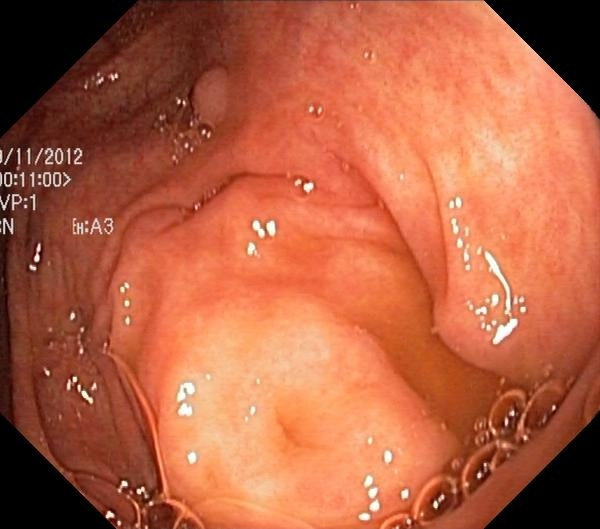
#> input picture evaluation_results_enhanced/images/cju76o55nymqd0871h31sph9w.jpg, 600 x 529 px; its folder holds 4 pictures in this run
$ python prepare_kvasir_yolo.py
#> lines starting #> are read from the running program, lines starting #| are printed output that depends on the picture; after the words box and inside, x2 and y2 are one past the last pixel; in counts of white or black regions, pixels touching at a corner belong together
import argparse
import os
import random
from pathlib import Path
from typing import List, Tuple

import cv2
import numpy as np
from tqdm import tqdm


def list_images(images_dir: Path) -> List[Path]:
    exts = {".jpg", ".jpeg", ".png"}
    files = [p for p in images_dir.iterdir() if p.suffix.lower() in exts]
    files.sort()
    return files


def split_dataset(files: List[Path], train_ratio: float, val_ratio: float, seed: int) -> Tuple[List[Path], List[Path], List[Path]]:
    random.Random(seed).shuffle(files)
    n = len(files)
    n_train = int(n * train_ratio)
    n_val = int(n * val_ratio)
    train_files = files[:n_train]
    val_files = files[n_train:n_train + n_val]
    test_files = files[n_train + n_val:]
    return train_files, val_files, test_files


def ensure_dir(path: Path) -> None:
    path.mkdir(parents=True, exist_ok=True)


def mask_to_yolo_box(mask: np.ndarray) -> List[List[float]]:
    # Single class (polyp). If any foreground exists, compute bbox from contours
    contours, _ = cv2.findContours(mask, cv2.RETR_EXTERNAL, cv2.CHAIN_APPROX_SIMPLE)
    boxes = []
    if not contours:
        return boxes
    h, w = mask.shape[:2]
    for cnt in contours:
        if cv2.contourArea(cnt) <= 0:
            continue
        x, y, bw, bh = cv2.boundingRect(cnt)
        cx = (x + x + bw) / 2.0 / w
        cy = (y + y + bh) / 2.0 / h
        nw = bw / w
        nh = bh / h
        boxes.append([0, cx, cy, nw, nh])
    return boxes


def polygon_from_mask(mask: np.ndarray) -> List[np.ndarray]:
    # Returns list of Nx2 polygons (float32)
    contours, _ = cv2.findContours(mask, cv2.RETR_EXTERNAL, cv2.CHAIN_APPROX_SIMPLE)
    polys = []
    for cnt in contours:
        if cv2.contourArea(cnt) <= 1.0:
            continue
        cnt = cnt.squeeze(1)
        if cnt.ndim != 2 or cnt.shape[0] < 3:
            continue
        polys.append(cnt.astype(np.float32))
    return polys


def write_yolo_detection(label_path: Path, boxes: List[List[float]]) -> None:
    if not boxes:
        label_path.write_text("")
        return
    lines = ["{} {:.6f} {:.6f} {:.6f} {:.6f}".format(int(c), x, y, w, h) for c, x, y, w, h in boxes]
    label_path.write_text("\n".join(lines) + "\n")


def write_yolo_segmentation(label_path: Path, polys: List[np.ndarray], img_w: int, img_h: int) -> None:
    # YOLOv8/11 segmentation: class_id x1 y1 x2 y2 ... normalized
    lines = []
    for poly in polys:
        if poly.shape[0] < 3:
            continue
        x = poly[:, 0] / img_w
        y = poly[:, 1] / img_h
        coords = np.stack([x, y], axis=1).reshape(-1)
        coords = np.clip(coords, 0.0, 1.0)
        line = "0 " + " ".join([f"{v:.6f}" for v in coords.tolist()])
        lines.append(line)
    if not lines:
        label_path.write_text("")
    else:
        label_path.write_text("\n".join(lines) + "\n")


def process_split(split_name: str, files: List[Path], images_dir: Path, masks_dir: Path, out_root: Path, keep_empty: bool) -> None:
    out_images = out_root / "images" / split_name
    out_labels_det = out_root / "labels_det" / split_name
    out_labels_seg = out_root / "labels_seg" / split_name
    out_masks = out_root / "masks" / split_name
    ensure_dir(out_images)
    ensure_dir(out_labels_det)
    ensure_dir(out_labels_seg)
    ensure_dir(out_masks)

    for img_path in tqdm(files, desc=f"{split_name}"):
        name = img_path.name
        mask_path = masks_dir / name
        if not mask_path.exists():
            # Skip if no mask
            continue

        # Read mask and image size
        img = cv2.imread(str(img_path), cv2.IMREAD_COLOR)
        if img is None:
            continue
        h, w = img.shape[:2]
        mask = cv2.imread(str(mask_path), cv2.IMREAD_GRAYSCALE)
        if mask is None:
            continue
        mask_bin = (mask > 127).astype(np.uint8) * 255

        # Detection labels (bbox per connected component)
        det_boxes = mask_to_yolo_box(mask_bin)
        if not det_boxes and not keep_empty:
            # Optionally drop empty (negative) samples
            continue

        # Segmentation labels (polygon per component)
        seg_polys = polygon_from_mask(mask_bin)

        # Write outputs
        # Copy image
        cv2.imwrite(str(out_images / name), img)
        # Save mask aligned
        cv2.imwrite(str(out_masks / name), mask_bin)

        # Detection label path mirrors image stem with .txt
        label_det_path = (out_labels_det / (img_path.stem + ".txt"))
        label_seg_path = (out_labels_seg / (img_path.stem + ".txt"))
        write_yolo_detection(label_det_path, det_boxes)
        write_yolo_segmentation(label_seg_path, seg_polys, w, h)


def write_yaml(yaml_path: Path, out_root: Path) -> None:
    content = f"""
path: {out_root}
train: images/train
val: images/val
test: images/test

names:
  0: polyp
""".strip() + "\n"
    yaml_path.write_text(content)


def parse_args():
    parser = argparse.ArgumentParser(description="Prepare Kvasir-SEG for YOLO detection and segmentation")
    parser.add_argument("--src", type=str, default=str(Path("Kvasir-SEG").resolve()), help="Source Kvasir-SEG directory with images/ and masks/")
    parser.add_argument("--out", type=str, default=str(Path("datasets/kvasir_yolo").resolve()), help="Output dataset root")
    parser.add_argument("--train", type=float, default=0.8, help="Train ratio")
    parser.add_argument("--val", type=float, default=0.1, help="Val ratio")
    parser.add_argument("--seed", type=int, default=42, help="Random seed")
    parser.add_argument("--keep-empty", action="store_true", help="Keep empty (negative) samples; otherwise drop")
    return parser.parse_args()


def main():
    args = parse_args()
    src = Path(args.src)
    images_dir = src / "images"
    masks_dir = src / "masks"
    out_root = Path(args.out)
    ensure_dir(out_root)

    files = list_images(images_dir)
    if len(files) == 0:
        raise RuntimeError(f"No images found in {images_dir}")

    train_files, val_files, test_files = split_dataset(files, args.train, args.val, args.seed)

    process_split("train", train_files, images_dir, masks_dir, out_root, keep_empty=args.keep_empty)
#> in process_split, img is the input picture: shape (529, 600, 3); mean B, G, R 66.5, 96.3, 180
#> in process_split, `mask = cv2.imread(str(mask_path), cv2.IMREAD_GRAYSCALE)`:
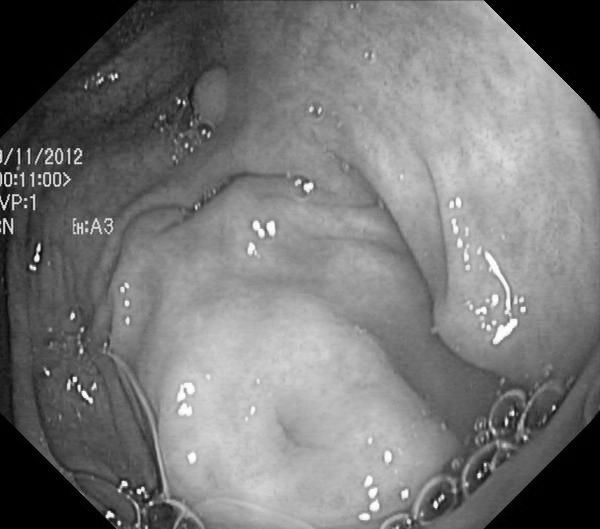
#> mask: shape (529, 600); min 0, max 255, mean 117.9
#> in process_split, `mask_bin = (mask > 127).astype(np.uint8) * 255`:
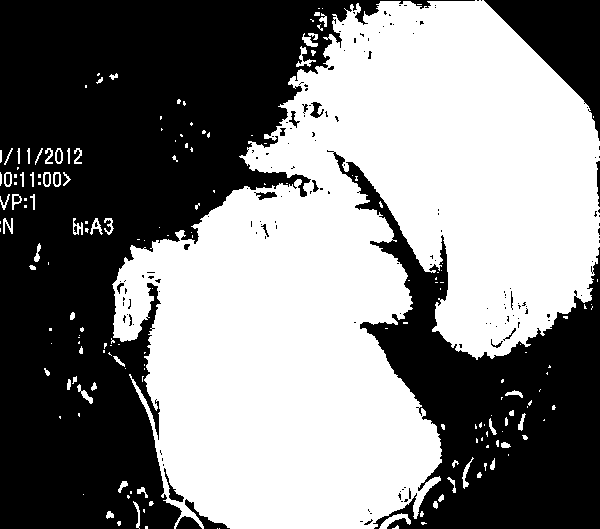
#> mask_bin: shape (529, 600); 50.7% white; 157 black regions (132 under 20 px)
#> in mask_to_yolo_box, `contours, _ = cv2.findContours(mask, cv2.RETR_EXTERNAL, cv2.CHAIN_APPR..`: contours = 179 contours, 140 with area under 20; largest, box (x1, y1, x2, y2) and area: (112, 0, 600, 529) 156621, (379, 513, 411, 529) 154, (53, 172, 61, 187) 90, (43, 172, 51, 187) 89, (55, 148, 63, 164) 89
#> the loop in mask_to_yolo_box, `for cnt in contours:` made 179 passes
#> (x, y, bw, bh, cx, cy, nw, nh) on passes 4 to 6: (392, 525, 7, 4, 0.659, 0.996, 0.0117, 0.00756), (421, 522, 6, 3, 0.707, 0.99, 0.01, 0.00567), (117, 521, 4, 5, 0.198, 0.99, 0.00667, 0.00945)
#> after the loop in mask_to_yolo_box, `for cnt in contours:`: boxes = 130 items, first 6: [0, 0.244, 0.997, 0.005, 0.00567], [0, 0.659, 0.996, 0.0117, 0.00756], [0, 0.707, 0.99, 0.01, 0.00567], [0, 0.198, 0.99, 0.00667, 0.00945], [0, 0.658, 0.985, 0.0533, 0.0302], [0, 0.703, 0.972, 0.00667, 0.0113]
#> in process_split, `det_boxes = mask_to_yolo_box(mask_bin)`: det_boxes has the same summary as boxes in mask_to_yolo_box
#> the loop in polygon_from_mask, `for cnt in contours:` made 179 passes
#> cnt on passes 1 to 3: [[219, 528]], [[217, 528]], [[145, 526], [145, 528], [147, 528], [147, 526]]
#> after the loop in polygon_from_mask, `for cnt in contours:`: polys = 122 items
#> in write_yolo_detection, `lines = ["{} {:.6f} {:.6f} {:.6f} {:.6f}".format(int(c), x, y, w, h) f..`: lines = 130 items
#> the loop in write_yolo_segmentation, `for poly in polys:` made 122 passes
#> (x, y) on passes 2, 3, 4, 10, 12, 19: ([0.662, 0.657, 0.653, 0.663, 0.663], [0.992, 0.998, 0.998, 0.998, 0.994]), ([0.702, 0.702, 0.703, 0.705, 0.707, 0.71, 0.708, 0.707], [0.987, 0.989, 0.991, 0.991, 0.989, 0.989, 0.989, 0.987]), ([0.197, 0.195, 0.195, 0.197, 0.197, 0.198, 0.2, 0.2], [0.985, 0.987, 0.989, 0.991, 0.992, 0.992, 0.991, 0.985]), ([0.25, 0.248, 0.248, 0.252, 0.255, 0.253, 0.253], [0.947, 0.949, 0.955, 0.955, 0.951, 0.949, 0.947]), ([0.212, 0.212, 0.213, 0.215, 0.215, 0.213], [0.936, 0.94, 0.941, 0.94, 0.938, 0.936]), ([0.807, 0.807, 0.808, 0.808, 0.808, 0.81, 0.81], [0.875, 0.881, 0.883, 0.888, 0.881, 0.879, 0.875])
#> (poly, x, y, coords) on passes 1, 8, 14, 26: ([[145, 526], [145, 528], [147, 528], [147, 526]], [0.242, 0.242, 0.245, 0.245], [0.994, 0.998, 0.998, 0.994], [0.242, 0.994, 0.242, 0.998, 0.245, 0.998, 0.245, 0.994]), ([[143, 509], [143, 511], [144, 512], [144, 509]], [0.238, 0.238, 0.24, 0.24], [0.962, 0.966, 0.968, 0.962], [0.238, 0.962, 0.238, 0.966, 0.24, 0.968, 0.24, 0.962]), ([[130, 491], [130, 493], [131, 493], [131, 491]], [0.217, 0.217, 0.218, 0.218], [0.928, 0.932, 0.932, 0.928], [0.217, 0.928, 0.217, 0.932, 0.218, 0.932, 0.218, 0.928]), ([[476, 438], [476, 442], [477, 442], [477, 439]], [0.793, 0.793, 0.795, 0.795], [0.828, 0.836, 0.836, 0.83], [0.793, 0.828, 0.793, 0.836, 0.795, 0.836, 0.795, 0.83])
#> after the loop in write_yolo_segmentation, `for poly in polys:`: lines = 122 items
#> pass 2 of the loop in process_split, `for img_path in tqdm(files, desc=f"{split_name}"):`:
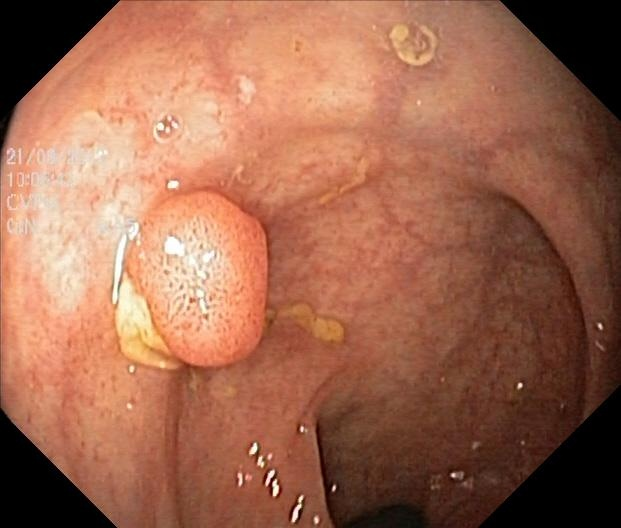
#> input picture evaluation_results_enhanced/images/cju5es375cnzy0801nkq35ffs.jpg, 621 x 528 px
#> in process_split, img is the input picture: shape (528, 621, 3); mean B, G, R 79, 102.9, 157.9
#> in process_split, `mask = cv2.imread(str(mask_path), cv2.IMREAD_GRAYSCALE)`:
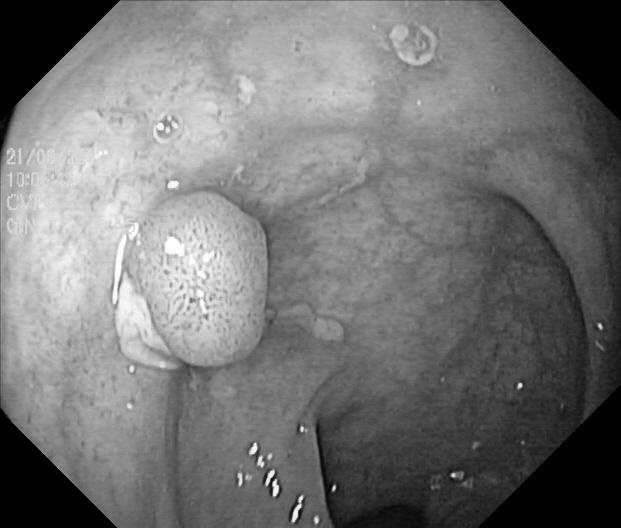
#> mask: shape (528, 621); min 0, max 255, mean 116.7
#> in process_split, `mask_bin = (mask > 127).astype(np.uint8) * 255`:
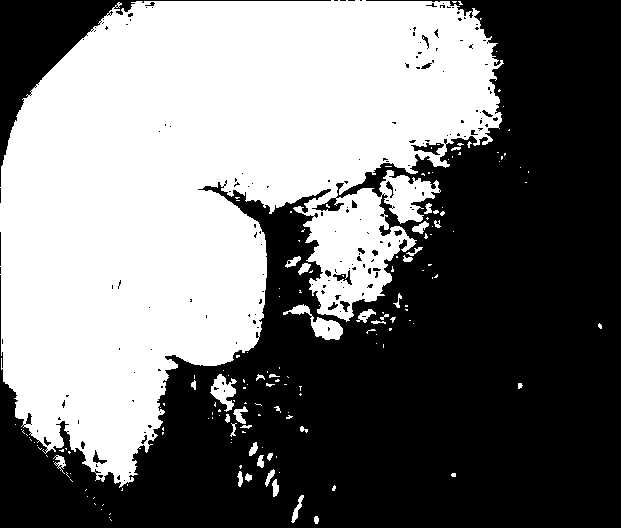
#> mask_bin: shape (528, 621); 46.2% white; 167 white regions (132 under 20 px)
#> in mask_to_yolo_box (call 2), `contours, _ = cv2.findContours(mask, cv2.RETR_EXTERNAL, cv2.CHAIN_APPR..`: contours = 163 contours, 138 with area under 20; largest, box (x1, y1, x2, y2) and area: (0, 0, 504, 488) 148080, (283, 304, 343, 340) 606, (210, 374, 237, 412) 460, (233, 406, 248, 424) 100, (356, 309, 376, 323) 100
#> the loop in mask_to_yolo_box (call 2), `for cnt in contours:` made 163 passes
#> cnt on passes 1, 2, 4: [[110, 519], [111, 520]], [[109, 517]], [[110, 513], [109, 514]]
#> the loop in polygon_from_mask (call 2), `for cnt in contours:` made 163 passes
#> the loop in write_yolo_segmentation (call 2), `for poly in polys:` made 80 passes
#> poly on passes 16, 18, 23, 28, 30, 31, 36, 47: [[162, 432], [162, 434], [163, 433], [163, 432]], [[163, 427], [162, 428], [162, 429], [163, 430]], [[258, 414], [258, 415], [260, 415], [259, 414]], [[163, 403], [163, 404], [164, 405], [164, 403]], [[300, 393], [299, 394], [300, 395], [301, 394]], [[243, 387], [243, 388], [245, 388], [245, 387]], [[243, 379], [243, 381], [244, 382], [244, 380]], [[405, 309], [406, 310], [407, 310], [407, 309]]
#> pass 3 of the loop in process_split, `for img_path in tqdm(files, desc=f"{split_name}"):`:
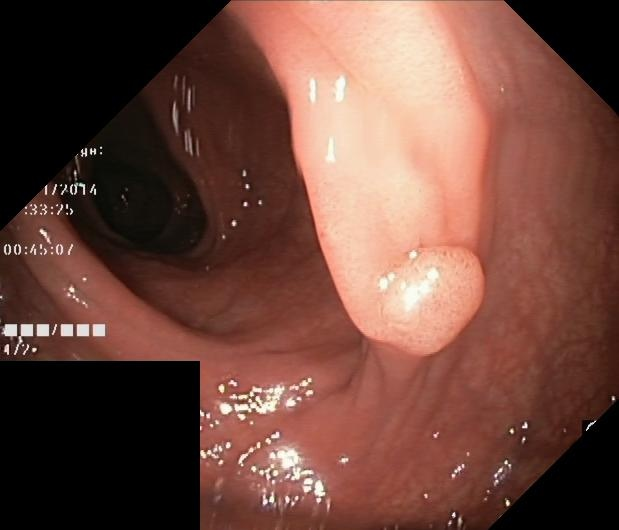
#> input picture evaluation_results_enhanced/images/cju8cgi2kspp308011nxdtjp6.jpg, 619 x 530 px
#> in process_split, img is the input picture: shape (530, 619, 3); mean B, G, R 61.2, 72, 111.4
#> in process_split, `mask = cv2.imread(str(mask_path), cv2.IMREAD_GRAYSCALE)`:
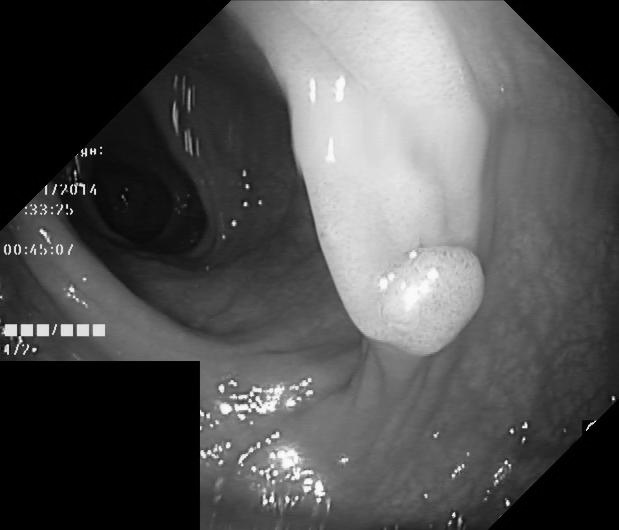
#> mask: shape (530, 619); min 0, max 255, mean 82.5
#> in process_split, `mask_bin = (mask > 127).astype(np.uint8) * 255`:
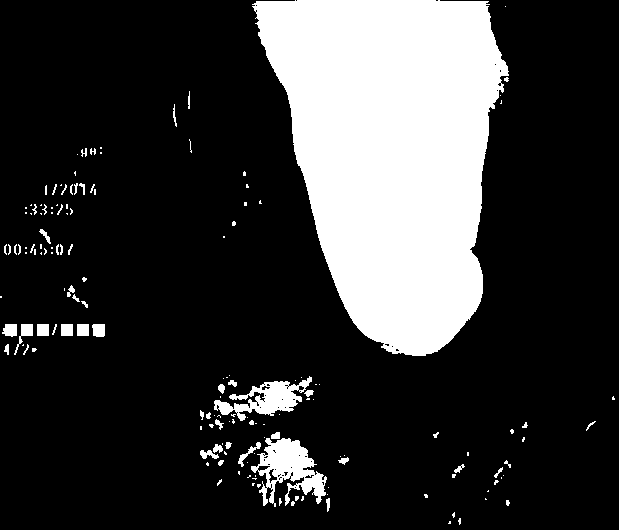
#> mask_bin: shape (530, 619); 21.4% white; 158 white regions (102 under 20 px), largest, box (x1, y1, x2, y2) and area: (252, 0, 509, 356) 62821, (251, 438, 327, 507) 2502, (214, 376, 312, 421) 1757
    process_split("val", val_files, images_dir, masks_dir, out_root, keep_empty=args.keep_empty)
    process_split("test", test_files, images_dir, masks_dir, out_root, keep_empty=args.keep_empty)
#> call 3 of process_split, with split_name = 'test', keep_empty = False
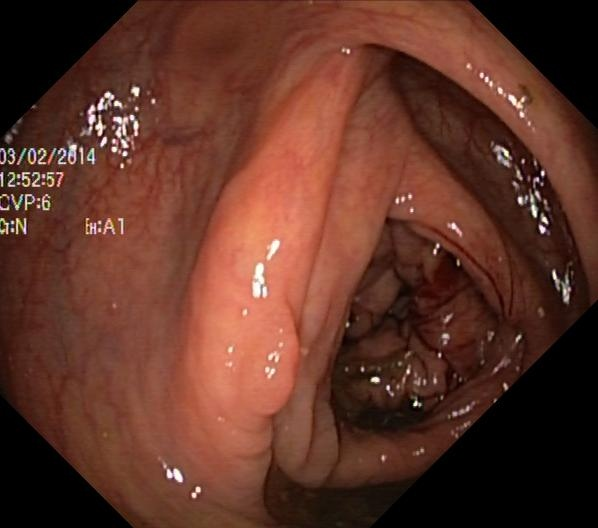
#> input picture evaluation_results_enhanced/images/cju2trtjf4qjd0878a2zle9v9.jpg, 598 x 528 px
#> in process_split, img is the input picture: shape (528, 598, 3); mean B, G, R 39.4, 52.4, 96
#> in process_split (call 3), `mask = cv2.imread(str(mask_path), cv2.IMREAD_GRAYSCALE)`:
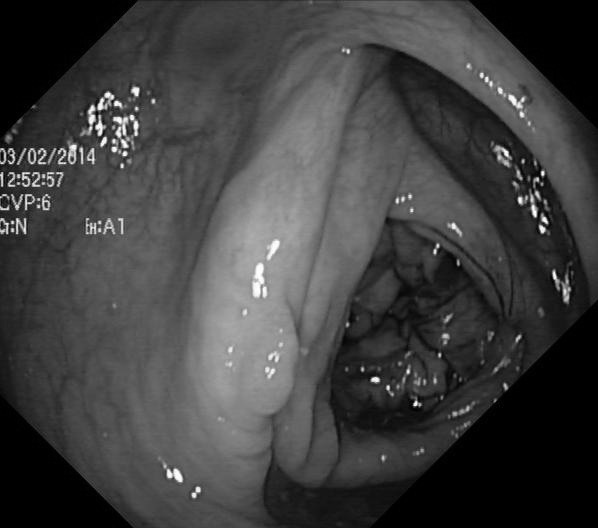
#> mask: shape (528, 598); min 0, max 255, mean 63.9
#> in process_split (call 3), `mask_bin = (mask > 127).astype(np.uint8) * 255`:
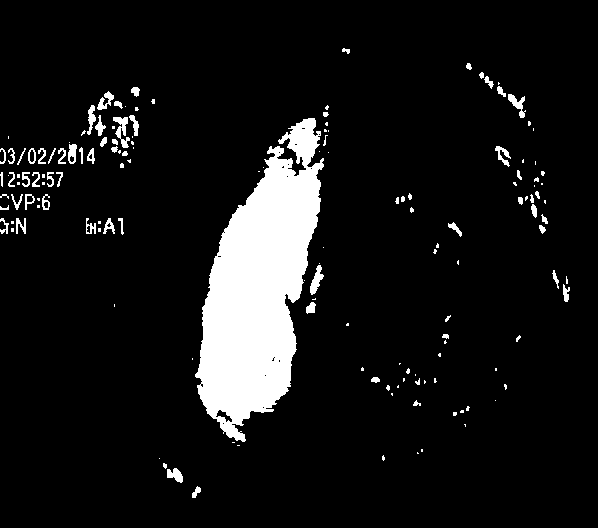
#> mask_bin: shape (528, 598); 8.8% white; 152 white regions (84 under 20 px), largest, box (x1, y1, x2, y2) and area: (195, 118, 324, 442) 22796, (113, 117, 130, 148) 244, (310, 265, 324, 295) 200

    # Write YAMLs for detection and segmentation (same splits, different labels dirs)
    write_yaml(out_root / "kvasir_yolo_det.yaml", out_root)
    write_yaml(out_root / "kvasir_yolo_seg.yaml", out_root)

    print(f"Done. Output at: {out_root}")
    print("Labels (detection): labels_det/{train,val,test}")
    print("Labels (segmentation): labels_seg/{train,val,test}")


if __name__ == "__main__":
    main()

import os
import shutil
import random
from typing import List, Tuple

import cv2
import numpy as np


def ensure_dir(path: str) -> None:
    os.makedirs(path, exist_ok=True)


# [86 lines left out: functions find_image_mask_pairs, mask_to_yolo_bboxes, write_yolo_label, split_dataset, not called in this run]


def prepare_kvasir_yolo(
    kvasir_root: str,
    out_root: str,
    img_exts=(".jpg", ".jpeg", ".png"),
    train_ratio: float = 0.7,
    val_ratio: float = 0.15,
    seed: int = 42,
):
    images_dir = os.path.join(kvasir_root, "images")
    masks_dir = os.path.join(kvasir_root, "masks")
    assert os.path.isdir(images_dir), f"Missing images dir: {images_dir}"
#> (the run stopped early here; a loop or call above may not have finished)
